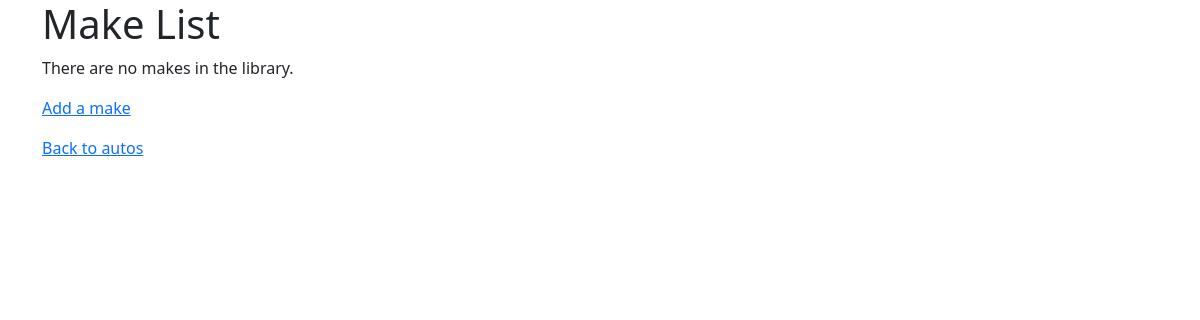
Page /autos/lookup/ (signed in) on the earlier database version.
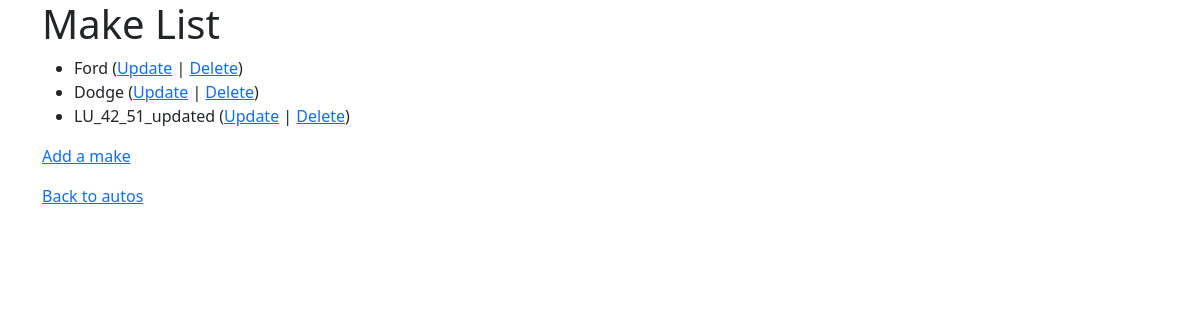
Same page on the later database version.
### autos/models.py (models this page shows, shortened)
class Make(models.Model):
    name = models.CharField(
        max_length=200,
        help_text='Enter a make (e.g. Dodge)',
        validators = [MinLengthValidator(2,"Make must be greater than 1 character")]
    )

### autos/views.py (the view)
# urls.py: path('lookup/', views.MakeView.as_view(), name='make_list'),
class MakeView(LoginRequiredMixin, View):
    def get(self, request):
        ml = Make.objects.all()
        ctx = {'make_list': ml}
        return render(request, 'autos/make_list.html', ctx)

### autos/templates/autos/make_list.html
{% extends "base_bootstrap.html" %}
{% block content %}
  <h1>Make List</h1>
  {% if make_list %}
  <ul>
    {% for make in make_list %}
      <li>
          {{ make.name }}
         (<a href="{% url 'autos:make_update' make.id %}">Update</a> |
          <a href="{% url 'autos:make_delete' make.id %}">Delete</a>)
      </li>
    {% endfor %}
  </ul>
  {% else %}
    <p>There are no makes in the library.</p>
  {% endif %}
  <p><a href="{% url 'autos:make_create' %}">Add a make</a></p>
  <p>
    <a href="{% url 'autos:all' %}">Back to autos</a>
  </p>
{% endblock %}

Differences in the rows shown:
added Make: name "Ford"
added Make: name "Dodge"
added Make: name "LU_42_51_updated"
Other differences:
text no longer shown: "There are no makes in the library."
